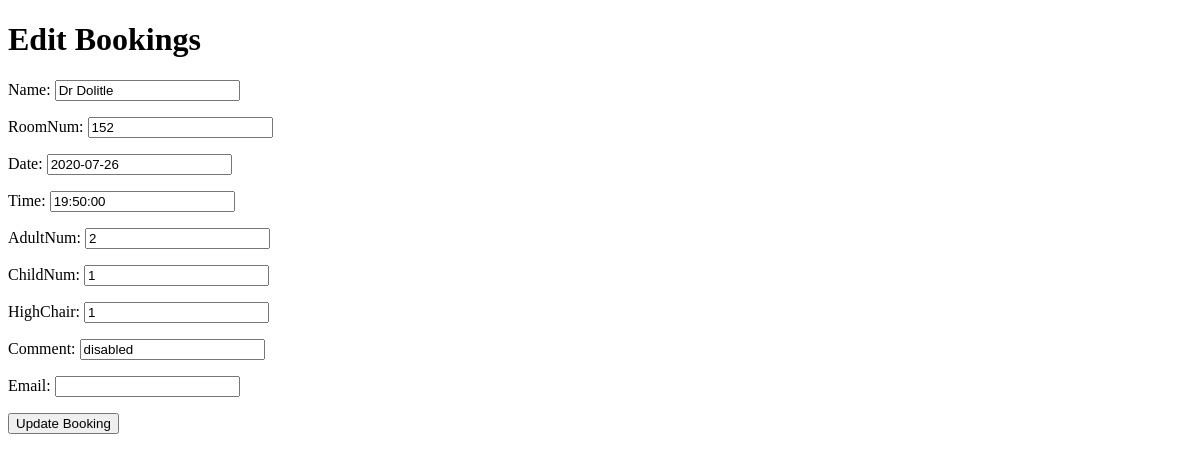
/edit/20, run on an earlier commit of the app's database.
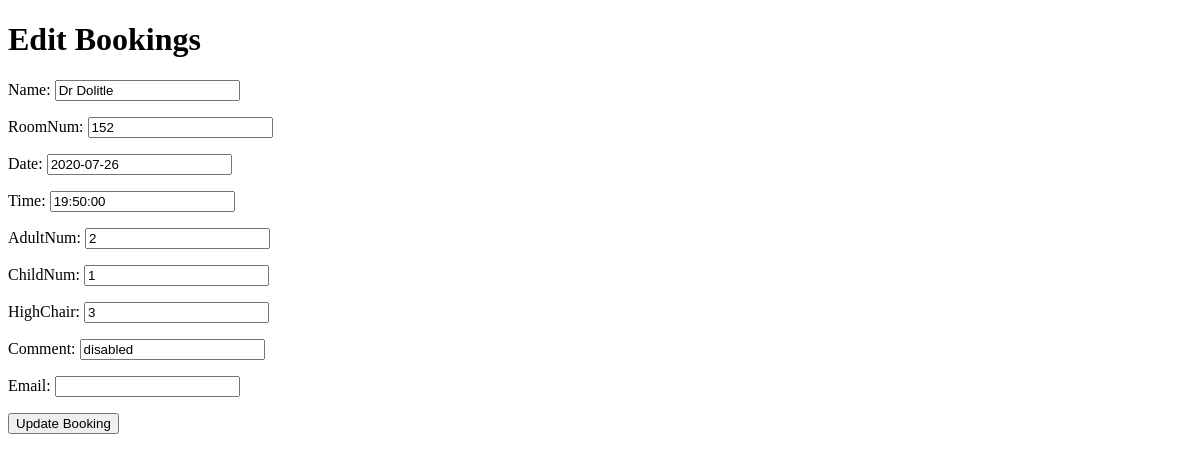
And on a later commit of the database.
### booking/models.py (models this page shows, shortened)
class bookingItem(models.Model):
    name = models.CharField(max_length=49, null=False, blank=False)
    time = models.TimeField(auto_now=False, auto_now_add=False,
                            null=False, blank=False)
    adultNum = models.DecimalField(max_digits=2, decimal_places=0,
                                   null=False, blank=False)
    date = models.DateField(auto_now=False, auto_now_add=False,
                            null=False, blank=False)
    childNum = models.DecimalField(max_digits=2, decimal_places=0,
                                   null=False, blank=False)
    highChair = models.DecimalField(max_digits=1, decimal_places=0,
                                    null=False, blank=False)
    roomNum = models.DecimalField(max_digits=3, decimal_places=0,
                                  null=False, blank=False)
    comment = models.CharField(max_length=199, null=False, blank=False)
    email = models. EmailField(max_length=254, null=False, blank=True)

### booking/views.py (the view)
# urls.py: path('edit/<bookingItem_id>', views.edit_booking, name='edit_booking'),
def edit_booking(request, bookingItem_id):
    item = get_object_or_404(bookingItem, id=bookingItem_id)
    if request.method == 'POST':
        form = bookingItemForm(request.POST, instance=item)
        if form.is_valid():
            form.save()
            return redirect('get_booking_list')
    form = bookingItemForm(instance=item)
    context = {
        'form': form
    }
    return render(request, 'booking/edit_booking.html', context)

### booking/forms.py
class bookingItemForm(forms.ModelForm):
    class Meta:
        model = bookingItem
        fields = ['name', 'roomNum', 'date', 'time', 'adultNum', 'childNum',
                  'highChair', 'comment', 'email']
        widgets = {
            'date': forms.DateInput(attrs={'class': 'date',
                                    'placeholder': 'Only this format! 2020-07-26'},
                                    format='%Y-%m-%d'),
            'time': forms.TimeInput(attrs={'class': 'time',
                                    'placeholder': 'Only this format! 18:30'})
        }

### booking/templates/booking/edit_booking.html (shortened to what this page needs)
<!DOCTYPE html>
<html lang="en">
<head>
</head>
<body>
    <h1>Edit Bookings</h1>
    <form method="POST">
       {{ form.as_p }}
       <div>
          <p>
          <button type="submit">Update Booking</button>
          </p>
       </div>
    </form>
</body>
</html>

What changed in the data, as far as the page shows it:
changed bookingItem "Dr Dolitle": highChair "1" → "3"
